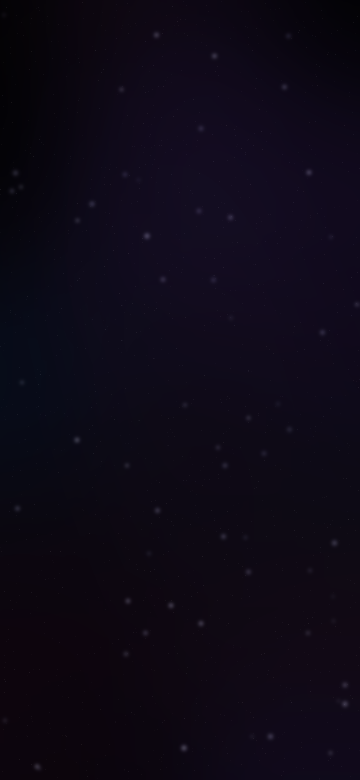
#> input picture assets/space.png, 720 x 1560 px (shown at 1/2 size)
$ python icon-gradient.py ../assets/space.png ../assets/space.png
#> lines starting #> are read from the running program, lines starting #| are printed output that depends on the picture
"""
What the background behind the mark actually is, measured from the drawing.

Answers two colours on one line — the gradient at the middle, where the mark
sits, and the gradient out at the corners — for `icons.sh` to build the
adaptive icon's background from.

    python3 scripts/icon-gradient.py opaque.png transparent.png
    srgb(44,38,63) srgb(74,75,104)

Measured rather than sampled. Reading two corner pixels is right only while the
gradient runs corner to corner, and a drawing whose background is dark behind
the mark and pale at the edges answers with two pale pixels and no gradient at
all. The transparent drawing says which pixels are background; the opaque one
says what colour they are; everything else is an average.
"""

import math
import sys

from PIL import Image

# Enough to average over, small enough to be instant. The gradient is smooth by
# construction, so nothing is lost by not reading all nine million pixels.
SIZE = 300

# Below this a pixel counts as background rather than as the mark's edge.
# Anti-aliasing puts a rim of part-transparent pixels around every stroke, and
# those carry the mark's colour, not the background's.
CLEAR = 8

# A band is a tenth of the half-width. The corner of a square is further from
# the centre than its edge, which is why there are eleven of them.
BANDS = 11

# Too few pixels to trust an average from.
ENOUGH = 30


def bands_of(opaque: Image.Image, transparent: Image.Image) -> dict[int, list[int]]:
    """Running totals of the background's colour, by distance from the centre."""
    pixels = opaque.load()
    alpha = transparent.split()[3].load()
    middle = (SIZE - 1) / 2

    totals: dict[int, list[int]] = {}
    for y in range(SIZE):
        for x in range(SIZE):
            if alpha[x, y] > CLEAR:
                continue
            away = math.hypot(x - middle, y - middle) / (SIZE / 2)
            band = min(int(away * 10), BANDS - 1)
            running = totals.setdefault(band, [0, 0, 0, 0])
            red, green, blue = pixels[x, y]
            running[0] += red
            running[1] += green
            running[2] += blue
            running[3] += 1
    return totals


def mean(totals: dict[int, list[int]], wanted: range) -> str:
    kept = [totals[band] for band in wanted if totals.get(band, [0, 0, 0, 0])[3] >= ENOUGH]
    if not kept:
        raise SystemExit('the drawing shows too little background to measure')
    count = sum(band[3] for band in kept)
    return 'srgb(%d,%d,%d)' % tuple(sum(band[i] for band in kept) // count for i in range(3))


def main() -> None:
    opaque = Image.open(sys.argv[1]).convert('RGB').resize((SIZE, SIZE), Image.LANCZOS)
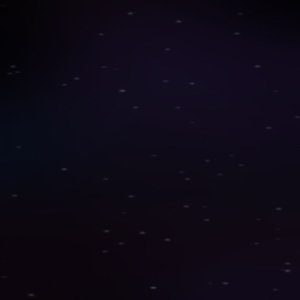
#> opaque: PIL image 300x300 RGB; mean R, G, B 13.8, 8.9, 21.7
    transparent = Image.open(sys.argv[2]).convert('RGBA').resize((SIZE, SIZE), Image.LANCZOS)
    totals = bands_of(opaque, transparent)
#> totals = 0 items
    # The inner half is what the mark is read against; the outer three bands are
    # the corners, which is all a launcher's mask leaves of the edge.
    print(mean(totals, range(0, 5)), mean(totals, range(8, BANDS)))
#> in mean, `kept = [totals[band] for band in wanted if totals.get(band, [0, 0, 0, ..`: kept = []


if __name__ == '__main__':
#> (the run stopped early here; a loop or call above may not have finished)
